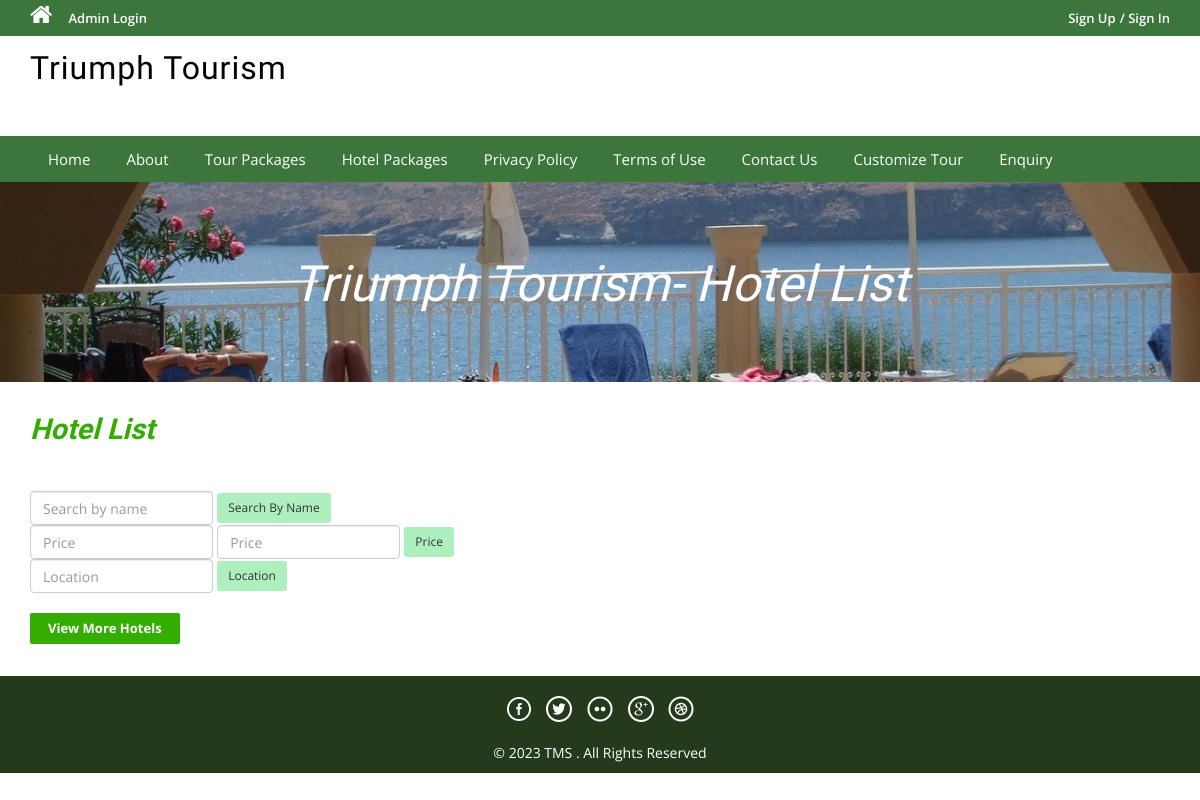
Before: /hotel-list.php with the older database file.
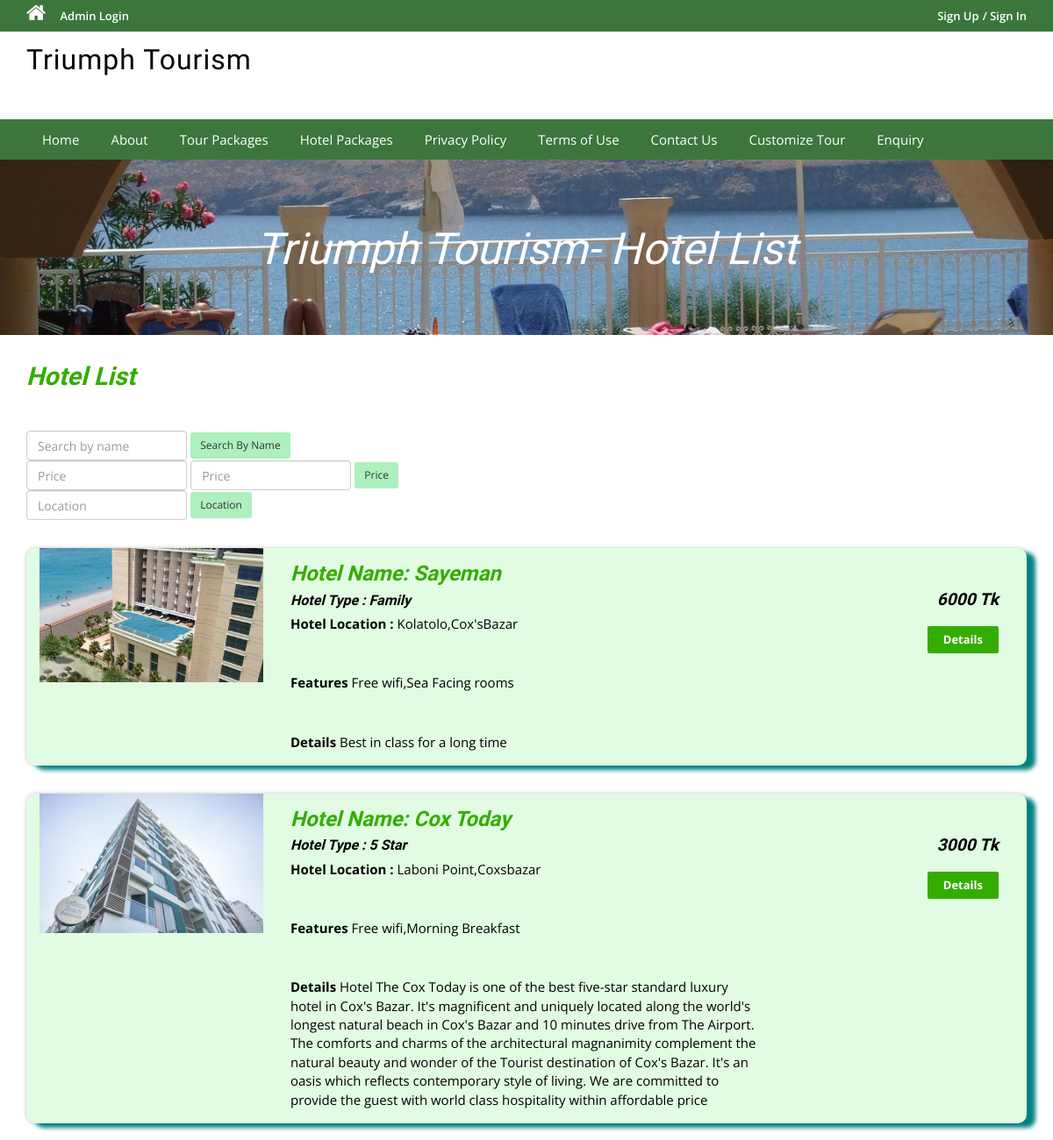
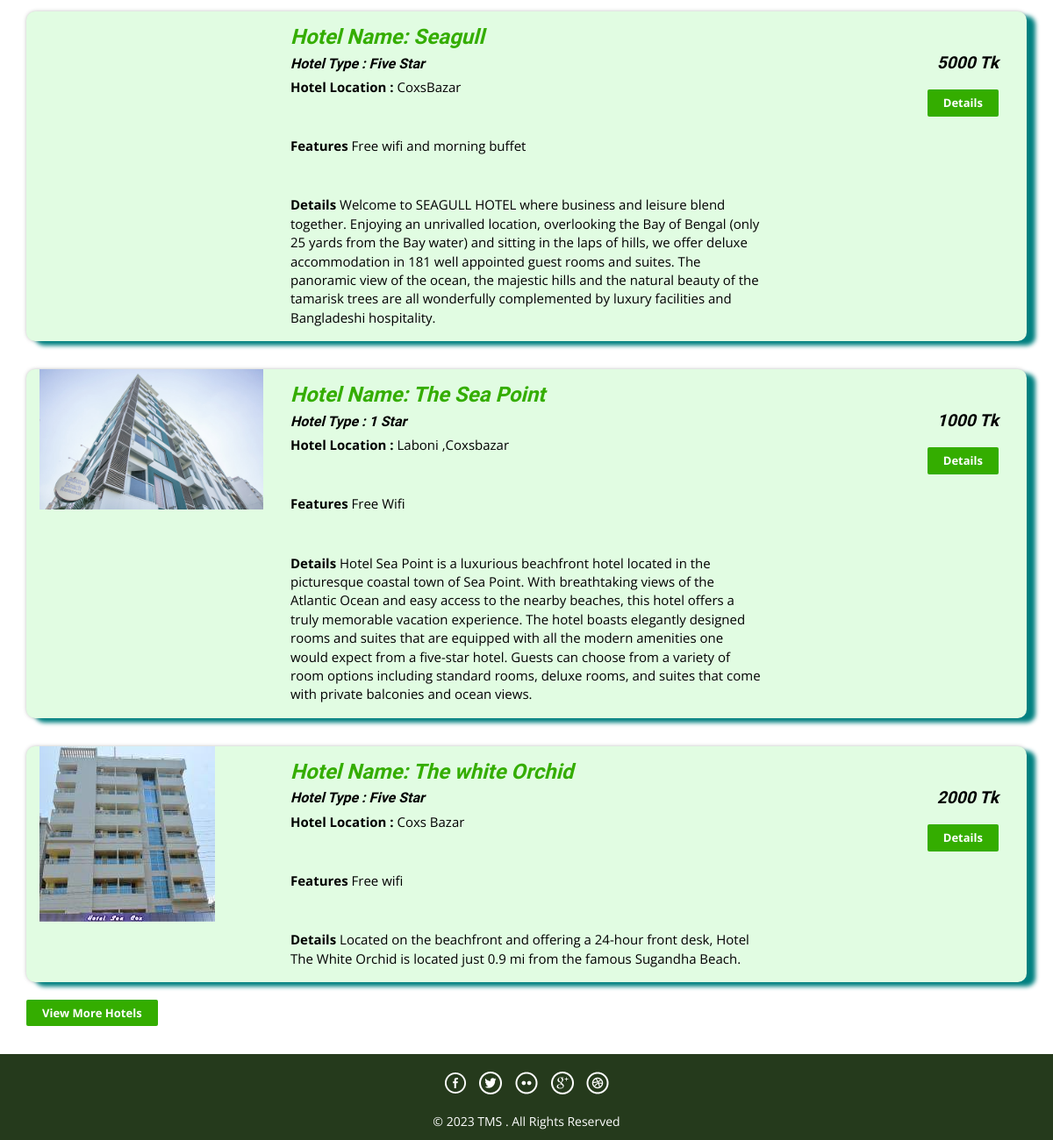
After: the same page with the newer database file (2 pictures, top to bottom).
### tables this page shows
CREATE TABLE `hoteltourhotels` (
  `HotelId` int(11) NOT NULL,
  `HotelName` varchar(200) DEFAULT NULL,
  `HotelType` varchar(150) DEFAULT NULL,
  `HotelLocation` varchar(100) DEFAULT NULL,
  `HotelPrice` int(11) DEFAULT NULL,
  `HotelFetures` varchar(255) DEFAULT NULL,
  `HotelDetails` mediumtext DEFAULT NULL,
  `HotelImage` varchar(100) DEFAULT NULL,
  `Creationdate` timestamp NULL DEFAULT current_timestamp(),
  `UpdationDate` timestamp NULL DEFAULT NULL ON UPDATE current_timestamp()
);

### hotel-list.php (the view, shortened to what this page needs)
<?php
include('includes/config.php');
?>
<!DOCTYPE HTML>
<html>
<head>
    <link href="css/bootstrap.css" rel='stylesheet' type='text/css' />
    <link href="css/style.css" rel='stylesheet' type='text/css' />
    <link href="css/font-awesome.css" rel="stylesheet">
    <link href="css/animate.css" rel="stylesheet" type="text/css" media="all">
</head>
<body>
    <?php include('includes/header.php'); ?>
    <div class="banner-3">
        <div class="container">
            <h1 class="wow zoomIn animated animated" data-wow-delay=".5s"
                style="visibility: visible; animation-delay: 0.5s; animation-name: zoomIn;"> Triumph Tourism- Hotel
                List</h1>
        </div>
    </div>
    <div class="rooms">
        <div class="container">
            <div class="room-bottom">
                <h3>Hotel List</h3>
                <br></br>
                <form action="searchhotel.php" class="form-inline md-form mr-auto mb-4">
                    <input class="form-control mr-sm-2" name='searched_name' types="text" placeholder="Search by name"
                        aria-label="Search" style="color:black;">
                    <button class=" btn btn-outline-warning mt-2 btn-rounded btn-sm my-0" type="submit"
                        style="background-color:#adf0be;">Search By
                        Name </button>
                </form>
                <form action="searchhotel.php" class="form-inline md-form mr-auto mb-4">
                    <input class="form-control mr-sm-2" name='searched_price1' types="text" placeholder="Price"
                        aria-label="Search" style="color:black;">
                    <input class="form-control mr-sm-2" name='searched_price2' types="text" placeholder="Price"
                        aria-label="Search" style="color:black;">
                    <button class=" btn btn-outline-warning mt-2 btn-rounded btn-sm my-0" type="submit"
                        style="background-color:#adf0be;">Price</button>
                </form>
                <form action="searchhotel.php" class="form-inline md-form mr-auto mb-4">
                    <input class="form-control mr-sm-2" name='searched_location' types="text" placeholder="Location"
                        aria-label="Search">
                    <button class="btn btn-dark  btn-rounded btn-sm my-0" type="submit"
                        style="background-color:#adf0be;">Location</button>
                </form>
                <?php $sql = "SELECT * from hoteltourhotels";
                $query = $dbh->prepare($sql);
                $query->execute();
                $results = $query->fetchAll(PDO::FETCH_OBJ);
                if ($query->rowCount() > 0) {
                    foreach ($results as $result) {    ?>
                <div class="rom-btm" style="border-radius: 10px; background-color:#e1fce2;">
                    <div class=" col-md-3 room-left wow fadeInLeft animated" data-wow-delay=".5s">
                        <img src="admin/hotelimages/<?php echo htmlentities($result->HotelImage); ?>"
                            class="img-responsive" alt="">
                    </div>
                    <div class="col-md-6 room-midle wow fadeInUp animated" data-wow-delay=".5s">
                        <h4>Hotel Name: <?php echo htmlentities($result->HotelName); ?></h4>
                        <h6 style="color:black;"> Hotel Type : <?php echo htmlentities($result->HotelType); ?></h6>
                        <p style="color:black;"><b>Hotel Location :</b>
                            <?php echo htmlentities($result->HotelLocation); ?></p>
                        <br></br>
                        <p style="color:black;"><b>Features</b> <?php echo htmlentities($result->HotelFetures); ?></p>
                        <br></br>
                        <p style="color:black;"><b>Details</b> <?php echo htmlentities($result->HotelDetails); ?></p>
                    </div>
                    <div class="col-md-3 room-right wow fadeInRight animated" data-wow-delay=".5s">
                        <h5 style="color:black;"> <?php echo htmlentities($result->HotelPrice); ?> Tk</h5>
                        <a href="hotel-details.php?pkgid=<?php echo htmlentities($result->HotelId); ?>"
                            class="view">Details</a>
                    </div>
                    <div class="clearfix" style="box-shadow: 10px 5px 5px teal; border-radius: 10px"></div>
                </div>
                <?php }
                } ?>
                <div><a href="hotel-list.php" class="view">View More Hotels</a></div>
            </div>
        </div>
    </div>
    <?php include('includes/footer.php'); ?>
</body>
</html>

### includes/header.php (shortened to what this page needs)
<?php
if ($_SESSION['login']) { ?>
<div class="top-header" style="background-color:#1b3c1c;">
    <div class="container">
        <ul class="tp-hd-lft wow fadeInLeft animated" data-wow-delay=".5s">
            <li class="hm"><a href="package-list.php"><i class="fa fa-home"></i></a></li>
            <li class="prnt"><a href="change-password.php">Change Password</a></li>
            <li class="prnt"><a href="tour-history.php">My Tour History</a></li>
            <li class="prnt"><a href="hotel-history.php">My Hotel History</a></li>
            <li class="prnt"><a href="issuetickets.php">Package Issue Tickets</a></li>
            <li class="prnt"><a href="issueticketshotels.php">Hotel Issue Tickets</a></li>
        </ul>
        <ul class="tp-hd-rgt wow fadeInRight animated" data-wow-delay=".5s">
            <li class="tol">Welcome :</li>
            <li class="sig"><?php
                                $email = htmlentities($_SESSION['login']);
                                $username = explode("@", $email)[0];
                                echo strtoupper($username);
                                ?></li>
            <li class="sigi"><a href="logout.php">/ Logout</a></li>
        </ul>
        <div class="clearfix"></div>
    </div>
</div><?php } else { ?>
<div class="top-header" style="background-color: #3c763d;">
    <div class="container">
        <ul class="tp-hd-lft wow fadeInLeft animated" data-wow-delay=".5s">
            <li class="hm"><a href="index.php"><i class="fa fa-home"></i></a></li>
            <li class="hm"><a href="admin/index.php">Admin Login</a></li>
        </ul>
        <ul class="tp-hd-rgt wow fadeInRight animated" data-wow-delay=".5s">
            <li class="sig"><a href="#" data-toggle="modal" data-target="#myModal">Sign Up</a></li>
            <li class="sigi"><a href="#" data-toggle="modal" data-target="#myModal4">/ Sign In</a></li>
        </ul>
        <div class="clearfix"></div>
    </div>
</div>
<?php } ?>
<div class="header" style="height:100px;">
    <div class="container">
        <div class="logo wow fadeInDown animated" data-wow-delay=".5s">
            <a href="index.php" style="color:black">Triumph Tourism </a>
        </div>
        <div class="clearfix"></div>
    </div>
</div>
<div class="footer-btm wow fadeInLeft animated" data-wow-delay=".5s" style="background-color: #3c763d;">
    <div class=" container" style="background-color: #3c763d;">
        <div class=" navigation" style="background-color: #3c763d;">
            <nav class=" navbar navbar-default" style="background-color: #3c763d;">
                <div class="collapse navbar-collapse nav-wil" id="bs-example-navbar-collapse-1"
                    style="background-color: #3c763d;">
                    <nav class="cl-effect-1">
                        <ul class="nav navbar-nav">
                            <li><a href="index.php">Home</a></li>
                            <li><a href="page.php?type=aboutus">About</a></li>
                            <li><a href="package-list.php">Tour Packages</a></li>
                            <li><a href="hotel-list.php">Hotel Packages</a></li>
                            <li><a href="page.php?type=privacy">Privacy Policy</a></li>
                            <li><a href="page.php?type=terms">Terms of Use</a></li>
                            <li><a href="page.php?type=contact">Contact Us</a></li>
                            <li class="prnt"><a href="customize_package.php">Customize Tour</a></li>
                            <?php if ($_SESSION['login']) { ?>
                            <li>Need Help?<a href="#" data-toggle="modal" data-target="#myModal3"> / Write Us </a> </li>
                            <?php } else { ?>
                            <li><a href="enquiry.php"> Enquiry </a> </li>
                            <?php } ?>
                            <div class="clearfix"></div>
                        </ul>
                    </nav>
                </div>
            </nav>
        </div>
    </div>
</div>

### includes/footer.php
<div class="copy-right" style="background-color:#253a1c" ;>
    <div class=" container" style="width: 100%;">
        <div class="footer-social-icons wow fadeInDown animated animated" data-wow-delay=".5s"
            style="visibility: visible; animation-delay: 0.5s; animation-name: fadeInDown;">
            <ul>
                <li><a class="facebook" href="#"><span>Facebook</span></a></li>
                <li><a class="twitter" href="#"><span>Twitter</span></a></li>
                <li><a class="flickr" href="#"><span>Flickr</span></a></li>
                <li><a class="googleplus" href="#"><span>Google+</span></a></li>
                <li><a class="dribbble" href="#"><span>Dribbble</span></a></li>
            </ul>
        </div>
        <p class="wow zoomIn animated animated" data-wow-delay=".5s"
            style="visibility: visible; animation-delay: 0.5s; animation-name: zoomIn;">© 2023 TMS . All Rights Reserved
        </p>
    </div>
</div>

Changed rows visible on the page:
added hoteltourhotels: HotelImage (picture), HotelName "Sayeman", HotelType "Family", HotelLocation "Kolatolo,Cox'sBazar", HotelFetures "Free wifi,Sea Facing rooms", HotelDetails "Best in class for a long time", HotelPrice "6000"
added hoteltourhotels: HotelImage (picture), HotelName "Cox Today", HotelType "5 Star", HotelLocation "Laboni Point,Coxsbazar", HotelFetures "Free wifi,Morning Breakfast", HotelDetails "Hotel The Cox Today is one of the best five-star standard luxury hotel in Cox's Bazar. It's magnificent and uniquely located along the world's longest natural beach in Cox's Bazar and 10 minutes drive from The Airport. The comforts and charms of the architectural magnanimity complement the natural beauty and wonder of the Tourist destination of Cox's Bazar. It's an oasis which reflects contemporary style of living. We are committed to provide the guest with world class hospitality within affordable price", HotelPrice "3000"
added hoteltourhotels: HotelName "Seagull", HotelType "Five Star", HotelLocation "CoxsBazar", HotelFetures "Free wifi and morning buffet", HotelDetails "Welcome to SEAGULL HOTEL where business and leisure blend together. Enjoying an unrivalled location, overlooking the Bay of Bengal (only 25 yards from the Bay water) and sitting in the laps of hills, we offer deluxe accommodation in 181 well appointed guest rooms and suites. The panoramic view of the ocean, the majestic hills and the natural beauty of the tamarisk trees are all wonderfully complemented by luxury facilities and Bangladeshi hospitality.", HotelPrice "5000"
added hoteltourhotels: HotelImage (picture), HotelName "The Sea Point", HotelType "1 Star", HotelLocation "Laboni ,Coxsbazar", HotelFetures "Free Wifi", HotelDetails "Hotel Sea Point is a luxurious beachfront hotel located in the picturesque coastal town of Sea Point. With breathtaking views of the Atlantic Ocean and easy access to the nearby beaches, this hotel offers a truly memorable vacation experience. The hotel boasts elegantly designed rooms and suites that are equipped with all the modern amenities one would expect from a five-star hotel. Guests can choose from a variety of room options including standard rooms, deluxe rooms, and suites that come with private balconies and ocean views.", HotelPrice "1000"
added hoteltourhotels: HotelImage (picture), HotelName "The white Orchid", HotelType "Five Star", HotelLocation "Coxs Bazar", HotelFetures "Free wifi", HotelDetails "Located on the beachfront and offering a 24-hour front desk, Hotel The White Orchid is located just 0.9 mi from the famous Sugandha Beach.", HotelPrice "2000"
